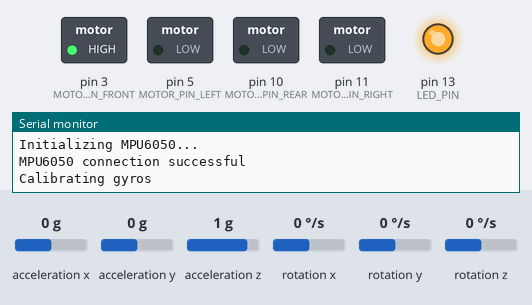
A sketch run on a simulated Arduino Leonardo, built with avr-gcc and run on an emulated ATmega32U4. On the bench: switched loads named in the sketch (green lamp = pin HIGH), output pins drawn as LEDs (lit = HIGH), the last lines printed to the serial monitor. Dashed ring = blinking. Inputs (shaded band) come from the test bench; at power-on: rotation y 0 °/s, rotation x 0 °/s, acceleration z 1 g, rotation z 0 °/s, acceleration x 0 g, acceleration y 0 g.

Above: at 0.1 s.
At 8.82 s:
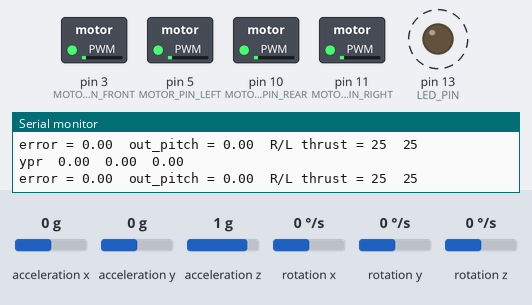
9.3 s: rotation y set to -192 °/s
12.3 s: rotation x set to -100 °/s
At 13.1 s:
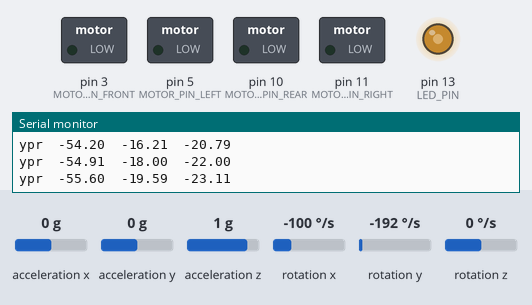
14.1 s: acceleration z set to -0.1 g
17.1 s: rotation z set to 192 °/s
Timing chart, 0 to 20.1 s (numbered marks = the images above; inputs shaded):
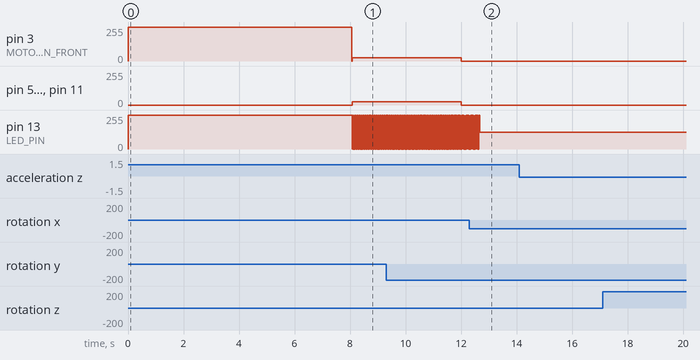

Measured:
- by itself, pin 13 (LED_PIN): alternates 255/255 for 0.01 s and 0/255 for 0.01 s

The sketch:

DroneDay.ino
```cpp
#include <SoftwareSerial.h>

#include "I2Cdev.h"

#include "controller.h"
#include "estimator.h"

// Arduino Wire library is required if I2Cdev I2CDEV_ARDUINO_WIRE implementation
// is used in I2Cdev.h
#if I2CDEV_IMPLEMENTATION == I2CDEV_ARDUINO_WIRE
    #include "Wire.h"
#endif

int MOTOR_PIN_FRONT = 3;
int MOTOR_PIN_REAR = 10;
int MOTOR_PIN_LEFT = 5;
int MOTOR_PIN_RIGHT = 11;


#define LED_PIN 13 // (Arduino is 13, Teensy is 11, Teensy++ is 6)
bool blinkState = false;

void setup() {
    // configure LED for output
    pinMode(LED_PIN, OUTPUT);
    // turn it on here, so we know that if it stays solid, the program hung during setup
    digitalWrite(LED_PIN, HIGH);

    // turn off motors
    analogWrite(MOTOR_PIN_FRONT, 0);
    analogWrite(MOTOR_PIN_REAR, 0);
    analogWrite(MOTOR_PIN_LEFT, 0);
    analogWrite(MOTOR_PIN_RIGHT, 0);


    // initialize serial communication
    Serial.begin(38400);
    while (!Serial); // wait for Leonardo enumeration, others continue immediately

    initialize_imu();

    calibrate_imu();

    delay(6000);

    // TODO:
    //bluetoothSetup();
/*
float x,y,z;
    quat2rpy(rpy2quat(0.1, .2, .3), &x, &y, &z);
    Serial.println(x);
        Serial.println(y);
            Serial.println(z);
            */
}


void loop() {
    static int lastTime = millis();
    int thisTime = millis();
    float dt = float(thisTime - lastTime)/1000;
    lastTime = thisTime;

    State measured = readIMU(dt);

    //CommandedState command = readBluetooth();
    CommandedState command = {0, 0, 0, 25};

    MotorPower pwm;
    if(millis()/1000 < 12){
      pwm = controller(dt, measured, command);
    }
    else{
      pwm.front=0; pwm.rear=0; pwm.left=0; pwm.right=0;
    }

    analogWrite(MOTOR_PIN_FRONT, pwm.front);
    analogWrite(MOTOR_PIN_REAR,  pwm.rear);
    analogWrite(MOTOR_PIN_LEFT,  pwm.left);
    analogWrite(MOTOR_PIN_RIGHT, pwm.rear);

    // blink LED to indicate activity
    blinkState = !blinkState;
    digitalWrite(LED_PIN, blinkState);


}
```

bluetooth.cpp
```cpp
#include <Arduino.h>
#include <SoftwareSerial.h>
#include "bluetooth.h"

// Friendly name to use for Bluetooth ID:
#define BLUETOOTH_DRONE_NAME "DroneDayDrone"

// Pin numbers for I/O pins connected to the Bluetooth board.
// TODO: Configure these correctly.
int bluetoothKey = -1;
int bluetoothTx = 5;
int bluetoothRx = 6;

// Software UART for communicating with the Bluetooth board.
SoftwareSerial bluetooth(bluetoothRx, bluetoothTx);

// Input buffer for reading from the Bluetooth board.
String bluetoothBuffer = "";

// Current movement state received over Bluetooth.
int cmdPitch, cmdRoll, cmdYaw, cmdThrottle;

// Setup function to initialize Bluetooth receiver.
void bluetoothSetup() {

  if (bluetoothKey >= 0) {
    // Bluetooth board starts in passthrough mode.
    pinMode(bluetoothKey, OUTPUT);
    digitalWrite(bluetoothKey, LOW);
  }

  // Set up serial. 9600 is default baud.
  // TODO: See if this is fast enough, and potentially raise
  // to a higher baud rate through AT commands.
  bluetooth.begin(9600);

  // Default drone name,
  bluetoothATCommand("AT+NAME=" BLUETOOTH_DRONE_NAME);
}

// Read a line of text from the Bluetooth device, stripping
// the newline character.
String bluetoothReadLine() {
  String result = "";
  for (;;) {
    if (bluetooth.available()) {
      char c = bluetooth.read();
      if (c == '\r' || c == '\n') {
        break;
      } else {
        result += c;
      }
    }
  }
  return result;
}

// Execute an AT command on the Bluetooth board.
String bluetoothATCommand(String command) {

  if (bluetoothKey < 0) {
    return "Not supported.";
  }

  // Switch into AT command mode by toggling the KEY pin high.
  digitalWrite(bluetoothKey, HIGH);
  delay(250);  // TODO: Check if delay is needed.

  // Send command to board and read the response.
  bluetooth.println(command);
  String response = bluetoothReadLine();

  // Toggle back into normal passthrough mode.
  digitalWrite(bluetoothKey, LOW);
  delay(250);  // TODO: Check if delay is needed.

  return response;
}

// Dump current configured control state over Bluetooth channel.
void bluetoothDumpState() {
  bluetooth.print("Pitch: ");
  bluetooth.print(cmdPitch);
  bluetooth.print(" Roll: ");
  bluetooth.print(cmdRoll);
  bluetooth.print(" Yaw: ");
  bluetooth.print(cmdYaw);
  bluetooth.print(" Throttle: ");
  bluetooth.print(cmdThrottle);
  bluetooth.println();
  // TODO: Dump other useful info here.
}

// Parse and execute a complete command read from the Bluetooth
// module.
void bluetoothCommand() {
  if (bluetoothBuffer.length() < 1) {
    return;
  }
  switch (toupper(bluetoothBuffer[0])) {

    // Normal flight commands: Adjust position and turn on
    // axis.
    case 'P':
      cmdPitch = bluetoothBuffer.substring(1).toInt();
      break;
    case 'R':
      cmdRoll = bluetoothBuffer.substring(1).toInt();
      break;
    case 'Y':
      cmdYaw = bluetoothBuffer.substring(1).toInt();
      break;
    case 'T':
      cmdThrottle = bluetoothBuffer.substring(1).toInt();
      break;

    // For debugging.
    case 'D':
      bluetoothDumpState();
      break;

    // Send AT command to Bluetooth board and read back the
    // response. Useful if we want to do something like change
    // the Bluetooth display name.
    case '#':
      bluetooth.println(bluetoothATCommand(bluetoothBuffer.substring(1)));
      break;

    default:
      bluetooth.println("Unknown command type!");
      break;
  }
}

void bluetoothPoll() {
  // Check for new characters received over Bluetooth.
  // When a complete line has been read, process it as a command.
  while (bluetooth.available()) {
    char c = bluetooth.read();
    if (c == '\r' || c == '\n') {
      bluetoothCommand();
      bluetoothBuffer = "";
    } else {
      bluetoothBuffer += c;
    }
  }
}
```

bluetooth.h
```cpp
void bluetoothDumpState();
String bluetoothATCommand(String command);
void bluetoothSetup();
```

controller.cpp
```cpp
#include "Arduino.h"
#include "controller.h"

// parameters (set elsewhere?)
float Kp_pitchroll = 8.0;
float Ki_pitchroll = 0.0;
float Kd_pitchroll = 0.0;

float Kp_yawrate = 0.0;
float Ki_yawrate = 0.0;
float Kd_yawrate = 0.0;

float i_error_pitchroll_max = 0.1;
float i_error_yaw_rate_max = 0.1;

MotorPower controller(float dt, State measured, CommandedState command)
{
  // calculate proportional errors
  static State p_error;
  p_error.roll = command.roll - measured.roll;
  p_error.pitch = command.pitch - measured.pitch;
  p_error.yaw_rate = command.yaw_rate - measured.yaw_rate;

  Serial.print("error = ");
  Serial.print(p_error.pitch);

  // make some statics to keep track of values between calls
  static State i_error = {0,0,0};
  static State last_p_error = {0,0,0};

  // calculate integral errors
  i_error.roll += p_error.roll;
  i_error.pitch += p_error.pitch;
  i_error.yaw_rate += p_error.yaw_rate;

  // limit windup
  i_error.roll = constrain(i_error.roll, -i_error_pitchroll_max, i_error_pitchroll_max);
  i_error.pitch = constrain(i_error.pitch, -i_error_pitchroll_max, i_error_pitchroll_max);
  i_error.yaw_rate = constrain(i_error.yaw_rate, -i_error_yaw_rate_max, i_error_yaw_rate_max);

  // calculate derivative errors
  State d_error;
  d_error.roll  = (p_error.roll - last_p_error.roll) / dt;
  d_error.pitch = (p_error.pitch - last_p_error.pitch) / dt;
  d_error.yaw_rate = (p_error.yaw_rate - last_p_error.yaw_rate) / dt;

  // multiply by gains and sum PID error terms
  float out_roll     = Kp_pitchroll*p_error.roll   + Ki_pitchroll*i_error.roll   + Kd_pitchroll*d_error.roll;
  float out_pitch    = Kp_pitchroll*p_error.pitch  + Ki_pitchroll*i_error.pitch  + Kd_pitchroll*d_error.pitch;
  float out_yaw_rate = Kp_yawrate*p_error.yaw_rate + Ki_yawrate*i_error.yaw_rate + Kd_yawrate*i_error.yaw_rate;

  Serial.print("\tout_pitch = ");
  Serial.print(out_pitch);

  // initialize motor thrust at desired throttle
  float thrust_front = command.throttle;
  float thrust_rear  = command.throttle;
  float thrust_left  = command.throttle;
  float thrust_right = command.throttle;

  // in right-forward-up coordinate frame, positive roll increases thrust of front motor and decreases thrust of rear motor
  thrust_front += out_roll;
  thrust_rear  -= out_roll;

  // positive pitch increases thrust of left motor and decreases thrust of right motor
  thrust_left  += out_pitch;
  thrust_right -= out_pitch;

  // positive yaw rate (clockwise) increases thrust of CCW motors and decreases thrust of CW motors
  thrust_front += out_yaw_rate;
  thrust_rear  += out_yaw_rate;
  thrust_left  -= out_yaw_rate;
  thrust_right -= out_yaw_rate;

  // scale thrust to PWM duty cycle and constrain to PWM limits
  float scale = 1.0;
  MotorPower pwm;
  pwm.front = constrain(scale * thrust_front, 0, 255);
  pwm.rear  = constrain(scale * thrust_rear,  0, 255);
  pwm.left  = constrain(scale * thrust_left,  0, 255);
  pwm.right = constrain(scale * thrust_right, 0, 255);

  Serial.print("\tR/L thrust = ");
  Serial.print(pwm.right);
  Serial.print("\t");
  Serial.println(pwm.left);

  return pwm;
}
```

controller.h
```cpp
#pragma once
#include "estimator.h"

struct MotorPower
{
  uint8_t front;
  uint8_t rear;
  uint8_t left;
  uint8_t right;
};

struct CommandedState
{
  float roll;
  float pitch;
  float yaw_rate;
  float throttle;
};

MotorPower controller(float dt, State measured, CommandedState command);
```

estimator.cpp
```cpp
#include "Arduino.h"
#include "estimator.h"
#include "MPU6050.h" // not necessary if using MotionApps include file

MPU6050 mpu;

void initialize_imu()
{

  // join I2C bus (I2Cdev library doesn't do this automatically)
#if I2CDEV_IMPLEMENTATION == I2CDEV_ARDUINO_WIRE
  Wire.begin();
  TWBR = 24; // 400kHz I2C clock (200kHz if CPU is 8MHz)
#elif I2CDEV_IMPLEMENTATION == I2CDEV_BUILTIN_FASTWIRE
  Fastwire::setup(400, true);
#endif


  // initialize device
  Serial.println(F("Initializing MPU6050..."));
  mpu.initialize();
  Serial.println(mpu.testConnection() ? F("MPU6050 connection successful") : F("MPU6050 connection failed"));
}

void printrpy(float roll, float pitch, float yaw)
{
  Serial.print("ypr\t");
  Serial.print(yaw*180/M_PI);
  Serial.print("\t");
  Serial.print(pitch*180/M_PI);
  Serial.print("\t");
  Serial.println(roll*180/M_PI);
}

void printQuaternion(Quaternion q)
{
  Serial.print("q(");
  Serial.print(q.w);
  Serial.print(", ");
  Serial.print(q.x);
  Serial.print(", ");
  Serial.print(q.y);
  Serial.print(", ");
  Serial.print(q.z);
  Serial.println(")");
}

float gyro_offset[3];
void calibrate_imu()
{
    // zupt gyros
    Serial.println("Calibrating gyros");

    int16_t thisgyro[3];
    int32_t sum[3] = {0,0,0};
    int N = 1024;
    for(int i = 0; i < N; i++){
      mpu.getRotation(&thisgyro[0], &thisgyro[1], &thisgyro[2]);
      for(int j = 0; j < 3; j++){
        sum[j] += thisgyro[j];
      }
    }

    for(int j = 0; j < 3; j++){
      gyro_offset[j] = (float)sum[j] / N;
    }

    Serial.print("gyros offsets are ");
    Serial.print(gyro_offset[0]);
    Serial.print(" ");
    Serial.print(gyro_offset[1]);
    Serial.print(" ");
    Serial.println(gyro_offset[2]);
}

Quaternion rpy2quat(float x, float y, float z)
{
  Quaternion qx(cos(x/2), sin(x/2), 0, 0);
  Quaternion qy(cos(y/2), 0, sin(y/2), 0);
  Quaternion qz(cos(z/2), 0, 0, sin(z/2));
  Quaternion q = qx.getProduct(qy.getProduct(qz));
  return q;
}

// convert to YPR
void quat2rpy(Quaternion q, float* roll, float* pitch, float* yaw)
{
//  *roll = atan2(2.0*(q.y*q.z + q.w*q.x), q.w*q.w - q.x*q.x - q.y*q.y + q.z*q.z);
//  *pitch = asin(-2.0*(q.x*q.z - q.w*q.y));
//  *yaw = atan2(2.0*(q.x*q.y + q.w*q.z), q.w*q.w + q.x*q.x - q.y*q.y - q.z*q.z);

  q.x = -q.x; q.y = -q.y; q.z = -q.z;
  *roll = atan2(2.0*(q.y*q.z + q.w*q.x), q.w*q.w - q.x*q.x - q.y*q.y + q.z*q.z);
  *pitch = asin(-2.0*(q.x*q.z - q.w*q.y));
  *yaw = atan2(2.0*(q.x*q.y + q.w*q.z), q.w*q.w + q.x*q.x - q.y*q.y - q.z*q.z);
  *yaw = -*yaw; *pitch = -*pitch; *roll = -*roll;
}

float yaw=0, pitch=0, roll=0;
State readIMU(float dt)
{
  // get body-frame rotational velocities and linear accelerations
  int16_t accel[3], gyro[3];
  mpu.getMotion6(&accel[0], &accel[1], &accel[2], &gyro[0], &gyro[1], &gyro[2]);

  // get this-axis rotation in radians
  // 131 LSB/deg/sec, pi/180 rad/deg
  float xRot = (gyro[0] - gyro_offset[0]) / 131 * M_PI / 180 * dt;
  float yRot = (gyro[1] - gyro_offset[1]) / 131 * M_PI / 180 * dt;
  float zRot = (gyro[2] - gyro_offset[2]) / 131 * M_PI / 180 * dt;
  float xAcc = accel[0] / 8192.;
  float yAcc = accel[1] / 8192.;
  float zAcc = accel[2] / 8192.;

  //Serial.print("\nRotated by ");
  //printrpy(xRot, yRot, zRot);

  // convert to quaternions
  Quaternion fullOrientation = rpy2quat(roll, pitch, yaw);
  Quaternion thisRotation = rpy2quat(xRot, yRot, zRot);

  //Serial.print(" = ");
  //printQuaternion(thisRotation);
  //Serial.print("old orientation ");
  //printQuaternion(fullOrientation);

  // rotate orientation by this rotation
  fullOrientation = thisRotation.getProduct(fullOrientation);
  fullOrientation.normalize();

  //Serial.print("new orientation ");
  //printQuaternion(fullOrientation);

  // convert back to roll pitch yaw
  quat2rpy(fullOrientation, &roll, &pitch, &yaw);

  // accel
  float accel_pitch = -atan2(xAcc, zAcc);
  float accel_roll = atan2(yAcc, zAcc);

  // downweight accel measurement if the thing is accelerating (forces other than just gravity)
  float accelMag = sqrt(xAcc*xAcc + yAcc*yAcc + zAcc*zAcc);
  float accelFrac = 0.02 * exp(-4*abs(1 - accelMag));
  //Serial.print(" accelFrac ");
  //Serial.println(accelFrac);

  // fuse gyro integration with low-pass accel
  pitch = pitch*(1-accelFrac) + accel_pitch*accelFrac;
  roll = roll*(1-accelFrac) + accel_roll*accelFrac;

  printrpy(roll, pitch, yaw);

  State measured;
  static float lastYaw = yaw;;
  measured.roll = roll;
  measured.pitch = pitch;
  measured.yaw_rate = (yaw - lastYaw) / dt;

  lastYaw = yaw;
}
```

estimator.h
```cpp
#pragma once
#include "helper_3dmath.h"

struct State
{
  float roll;
  float pitch;
  float yaw_rate;
};

void initialize_imu();
void calibrate_imu();

State readIMU(float dt);

void printrpy(float roll, float pitch, float yaw);
void printQuaternion(Quaternion q);

Quaternion rpy2quat(float x, float y, float z);
void quat2rpy(Quaternion q, float* roll, float* pitch, float* yaw);
```

Source omitted: helper_3dmath.h (6413 bytes)
